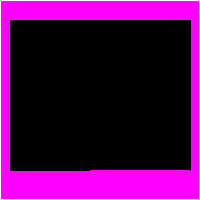
  <widget class="QFrame" name="layoutchannelframe13">
   <property name="geometry">
    <rect>
     <x>0</x>
     <y>600</y>
     <width>200</width>
     <height>200</height>
    </rect>
   </property>
   <property name="font">
    <font>
     <stylestrategy>NoAntialias</stylestrategy>
    </font>
   </property>
   <property name="styleSheet">
    <string notr="true">border-color: rgb(255, 255, 255);
background-color: rgb(255, 0, 255);
border: 1px solid white;</string>
   </property>
   <property name="frameShape">
    <enum>QFrame::Box</enum>
   </property>
   <property name="frameShadow">
    <enum>QFrame::Raised</enum>
   </property>
   <property name="lineWidth">
    <number>1</number>
   </property>
   <widget class="QLabel" name="titlelabel13">
    <property name="geometry">
     <rect>
      <x>10</x>
      <y>10</y>
      <width>160</width>
      <height>20</height>
     </rect>
    </property>
    <property name="font">
     <font>
      <family>Bitstream Vera Sans</family>
      <pointsize>14</pointsize>
      <weight>75</weight>
      <bold>true</bold>
      <strikeout>false</strikeout>
      <stylestrategy>NoAntialias</stylestrategy>
      <kerning>true</kerning>
     </font>
    </property>
    <property name="contextMenuPolicy">
     <enum>Qt::DefaultContextMenu</enum>
    </property>
    <property name="autoFillBackground">
     <bool>false</bool>
    </property>
    <property name="styleSheet">
     <string notr="true">border : rgb(255,0,255);
color: rgb(255, 255, 255);
</string>
    </property>
    <property name="frameShape">
     <enum>QFrame::NoFrame</enum>
    </property>
    <property name="frameShadow">
     <enum>QFrame::Plain</enum>
    </property>
    <property name="text">
     <string/>
    </property>
    <property name="scaledContents">
     <bool>false</bool>
    </property>
   </widget>
   <widget class="QLabel" name="audioreciconlabel13">
    <property name="geometry">
     <rect>
      <x>150</x>
      <y>170</y>
      <width>20</width>
      <height>20</height>
     </rect>
    </property>
    <property name="font">
     <font>
      <stylestrategy>NoAntialias</stylestrategy>
     </font>
    </property>
    <property name="styleSheet">
     <string notr="true">border : rgb(255,0,255);</string>
    </property>
    <property name="text">
     <string/>
    </property>
    <property name="pixmap">
     <pixmap resource="dvr_main.qrc">:/skin/osd_audiorec_icon.bmp</pixmap>
    </property>
    <property name="alignment">
     <set>Qt::AlignCenter</set>
    </property>
   </widget>
   <widget class="QLabel" name="motioniconlabel13">
    <property name="geometry">
     <rect>
      <x>130</x>
      <y>170</y>
      <width>20</width>
      <height>20</height>
     </rect>
    </property>
    <property name="font">
     <font>
      <stylestrategy>NoAntialias</stylestrategy>
     </font>
    </property>
    <property name="styleSheet">
     <string notr="true">border : rgb(255,0,255);</string>
    </property>
    <property name="text">
     <string/>
    </property>
    <property name="pixmap">
     <pixmap resource="dvr_main.qrc">:/skin/osd_motion_icon.bmp</pixmap>
    </property>
    <property name="alignment">
     <set>Qt::AlignCenter</set>
    </property>
   </widget>
   <widget class="QLabel" name="videolossiconlabel13">
    <property name="geometry">
     <rect>
      <x>110</x>
      <y>170</y>
      <width>20</width>
      <height>20</height>
     </rect>
    </property>
    <property name="font">
     <font>
      <stylestrategy>NoAntialias</stylestrategy>
     </font>
    </property>
    <property name="styleSheet">
     <string notr="true">border : rgb(255,0,255);</string>
    </property>
    <property name="text">
     <string/>
    </property>
    <property name="pixmap">
     <pixmap resource="dvr_main.qrc">:/skin/osd_videoloss_icon.bmp</pixmap>
    </property>
    <property name="alignment">
     <set>Qt::AlignCenter</set>
    </property>
   </widget>
   <widget class="QLabel" name="videoreciconlabel13">
    <property name="geometry">
     <rect>
      <x>170</x>
      <y>170</y>
      <width>20</width>
      <height>20</height>
     </rect>
    </property>
    <property name="font">
     <font>
      <stylestrategy>NoAntialias</stylestrategy>
     </font>
    </property>
    <property name="styleSheet">
     <string notr="true">border : rgb(255,0,255);</string>
    </property>
    <property name="text">
     <string/>
    </property>
    <property name="pixmap">
     <pixmap resource="dvr_main.qrc">:/skin/osd_videorec_icon.bmp</pixmap>
    </property>
    <property name="alignment">
     <set>Qt::AlignCenter</set>
    </property>
   </widget>
   <widget class="QLabel" name="playbackiconlabel13">
    <property name="geometry">
     <rect>
      <x>90</x>
      <y>170</y>
      <width>20</width>
      <height>20</height>
     </rect>
    </property>
    <property name="font">
     <font>
      <stylestrategy>NoAntialias</stylestrategy>
     </font>
    </property>
    <property name="styleSheet">
     <string notr="true">border : rgb(255,0,255);</string>
    </property>
    <property name="text">
     <string/>
    </property>
    <property name="pixmap">
     <pixmap resource="dvr_main.qrc">:/skin/osd_stop_icon.bmp</pixmap>
    </property>
    <property name="alignment">
     <set>Qt::AlignCenter</set>
    </property>
   </widget>
   <widget class="QWidget" name="widget_13" native="true">
    <property name="geometry">
     <rect>
      <x>10</x>
      <y>20</y>
      <width>181</width>
      <height>151</height>
     </rect>
    </property>
    <property name="styleSheet">
     <string notr="true">background-color: rgb(0, 0, 0);
border : rgb(255,0,255);</string>
    </property>
    <widget class="QLabel" name="dvrmainlogolabel_13">
     <property name="geometry">
      <rect>
       <x>10</x>
       <y>50</y>
       <width>152</width>
       <height>36</height>
      </rect>
     </property>
     <property name="text">
      <string/>
     </property>
     <property name="pixmap">
      <pixmap resource="dvr_main.qrc">:/skin/logo_wide.bmp</pixmap>
     </property>
     <property name="scaledContents">
      <bool>true</bool>
     </property>
    </widget>
   </widget>
   <zorder>titlelabel13</zorder>
   <zorder>widget_13</zorder>
   <zorder>videoreciconlabel13</zorder>
   <zorder>audioreciconlabel13</zorder>
   <zorder>motioniconlabel13</zorder>
   <zorder>videolossiconlabel13</zorder>
   <zorder>playbackiconlabel13</zorder>
  </widget>
